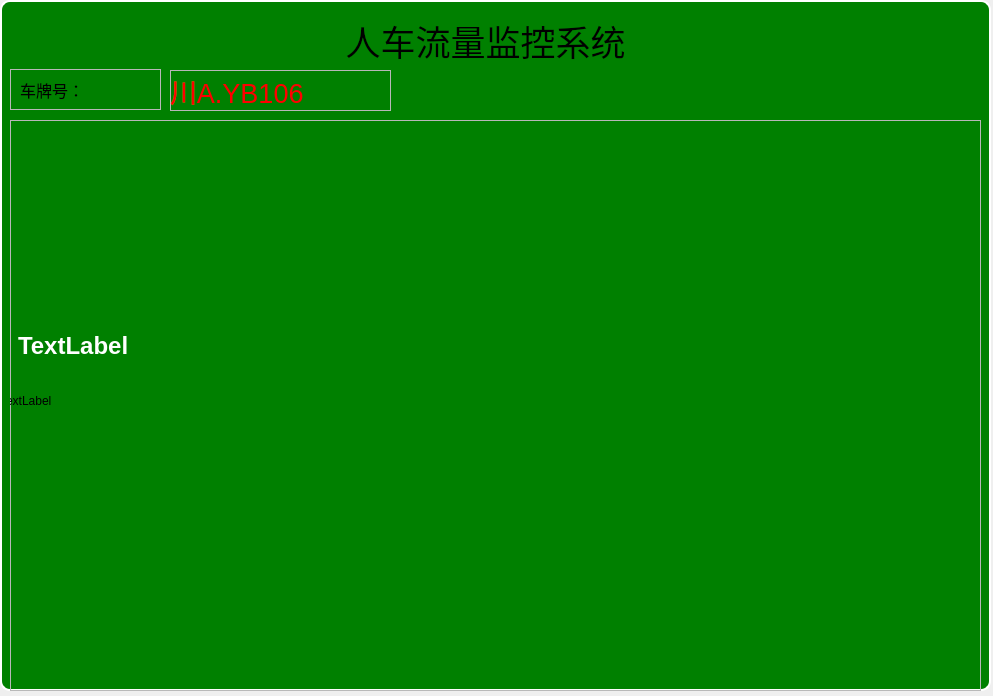
<?xml version="1.0" encoding="UTF-8"?>
<ui version="4.0">
 <class>Dialog</class>
 <widget class="QDialog" name="Dialog">
  <property name="geometry">
   <rect>
    <x>0</x>
    <y>0</y>
    <width>993</width>
    <height>696</height>
   </rect>
  </property>
  <property name="windowTitle">
   <string>Dialog</string>
  </property>
  <widget class="QFrame" name="frame">
   <property name="geometry">
    <rect>
     <x>10</x>
     <y>120</y>
     <width>971</width>
     <height>571</height>
    </rect>
   </property>
   <property name="frameShape">
    <enum>QFrame::StyledPanel</enum>
   </property>
   <property name="frameShadow">
    <enum>QFrame::Raised</enum>
   </property>
   <widget class="QLabel" name="video1">
    <property name="geometry">
     <rect>
      <x>-10</x>
      <y>0</y>
      <width>961</width>
      <height>561</height>
     </rect>
    </property>
    <property name="text">
     <string>TextLabel</string>
    </property>
   </widget>
  </widget>
  <widget class="QFrame" name="frame_5">
   <property name="geometry">
    <rect>
     <x>10</x>
     <y>69</y>
     <width>151</width>
     <height>41</height>
    </rect>
   </property>
   <property name="frameShape">
    <enum>QFrame::StyledPanel</enum>
   </property>
   <property name="frameShadow">
    <enum>QFrame::Raised</enum>
   </property>
   <widget class="QLabel" name="label">
    <property name="geometry">
     <rect>
      <x>10</x>
      <y>0</y>
      <width>141</width>
      <height>41</height>
     </rect>
    </property>
    <property name="font">
     <font>
      <pointsize>12</pointsize>
     </font>
    </property>
    <property name="text">
     <string>车牌号：</string>
    </property>
   </widget>
  </widget>
  <widget class="QFrame" name="frame_6">
   <property name="geometry">
    <rect>
     <x>170</x>
     <y>70</y>
     <width>221</width>
     <height>41</height>
    </rect>
   </property>
   <property name="frameShape">
    <enum>QFrame::StyledPanel</enum>
   </property>
   <property name="frameShadow">
    <enum>QFrame::Raised</enum>
   </property>
   <widget class="QLabel" name="carnum">
    <property name="geometry">
     <rect>
      <x>0</x>
      <y>0</y>
      <width>211</width>
      <height>41</height>
     </rect>
    </property>
    <property name="font">
     <font>
      <pointsize>20</pointsize>
     </font>
    </property>
    <property name="styleSheet">
     <string notr="true">color:red
</string>
    </property>
    <property name="text">
     <string>川A.YB106</string>
    </property>
   </widget>
  </widget>
  <widget class="QLabel" name="title">
   <property name="geometry">
    <rect>
     <x>170</x>
     <y>20</y>
     <width>631</width>
     <height>41</height>
    </rect>
   </property>
   <property name="font">
    <font>
     <pointsize>26</pointsize>
    </font>
   </property>
   <property name="text">
    <string>人车流量监控系统</string>
   </property>
   <property name="alignment">
    <set>Qt::AlignCenter</set>
   </property>
  </widget>
  <widget class="QLabel" name="label_2">
   <property name="geometry">
    <rect>
     <x>0</x>
     <y>0</y>
     <width>991</width>
     <height>691</height>
    </rect>
   </property>
   <property name="styleSheet">
    <string notr="true">            font-family: &quot;Arial&quot;;
            font-size: 24px;
            font-weight: bold;
            color: white;
            background-color: green;  /* 绿色背景 */
            border: 2px solid white;
            border-radius: 10px;
            padding: 10px;
            text-align: center;
            background-image: url(&quot;D:/大三下/企业实训/资料/day03/pythonProjectQT/data/bg3.jpg&quot;);
            background-position: center;
            background-repeat: no-repeat;
            background-size: cover;  /* 调整背景图片的大小，使其覆盖标签 */</string>
   </property>
   <property name="text">
    <string>TextLabel</string>
   </property>
  </widget>
  <zorder>label_2</zorder>
  <zorder>frame</zorder>
  <zorder>frame_5</zorder>
  <zorder>frame_6</zorder>
  <zorder>title</zorder>
 </widget>
 <resources/>
 <connections/>
</ui>
